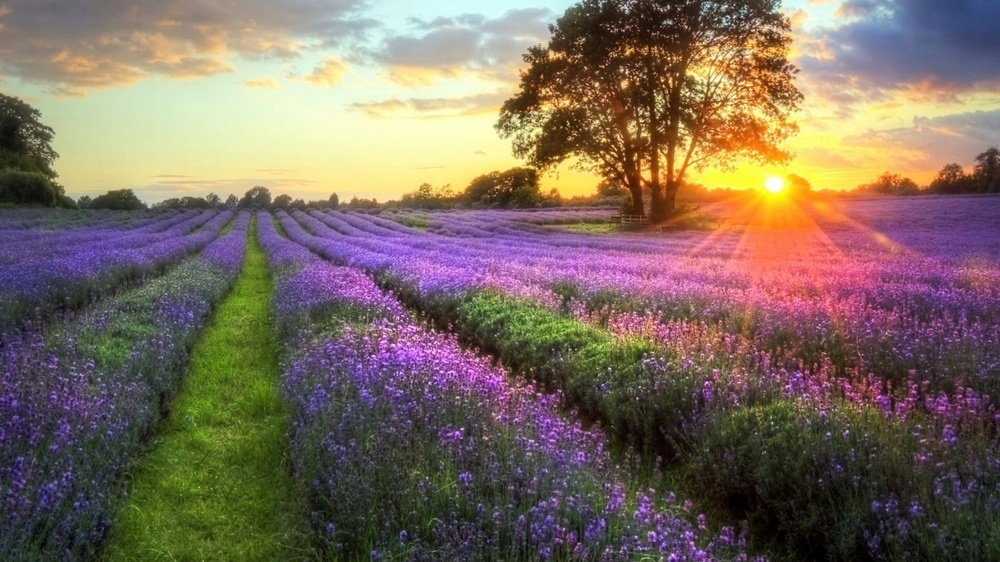
//> input picture Sources/Graphics/Picture/Markdown/test.jpg, 1000 x 562 px, shrunk from 1920 x 1080 before the run
$ ./4.threadvalue   (built with g++ and OpenCV 4)
//> lines starting //> are read from the running program, lines starting //| are printed output that depends on the picture; after the words box and inside, x2 and y2 are one past the last pixel; in counts of white or black regions, pixels touching at a corner belong together

//-----------------------------------【头文件包含部分】---------------------------------------
//	描述：包含程序所依赖的头文件
//----------------------------------------------------------------------------------------------
#include "opencv2/imgproc/imgproc.hpp"
#include "opencv2/highgui/highgui.hpp"
#include <iostream>

//-----------------------------------【命名空间声明部分】---------------------------------------
//	描述：包含程序所使用的命名空间
//-----------------------------------------------------------------------------------------------
using namespace cv;
using namespace std;

//-----------------------------------【全局函数声明部分】--------------------------------------
//	描述：全局函数声明
//-----------------------------------------------------------------------------------------------
Mat img;
int threshval = 100;			//轨迹条滑块对应的值，给初值160

//-----------------------------【on_trackbar( )函数】------------------------------------
//	描述：轨迹条的回调函数
//-----------------------------------------------------------------------------------------------
static void on_trackbar(int, void*)
{
	Mat bw = threshval < 128 ? (img < threshval) : (img > threshval);

	//定义点和向量
	vector<vector<Point> > contours;
	vector<Vec4i> hierarchy;

	//查找轮廓
	findContours( bw, contours, hierarchy, CV_RETR_CCOMP, CV_CHAIN_APPROX_SIMPLE );
	//初始化dst
	Mat dst = Mat::zeros(img.size(), CV_8UC3);
	//开始处理
	if( !contours.empty() && !hierarchy.empty() ) {
		//遍历所有顶层轮廓，随机生成颜色值绘制给各连接组成部分
		int idx = 0;
		for( ; idx >= 0; idx = hierarchy[idx][0] ) {
			Scalar color( (rand()&255), (rand()&255), (rand()&255) );
			//绘制填充轮廓
			drawContours( dst, contours, idx, color, CV_FILLED, 8, hierarchy );
		}
	}
	//显示窗口
	imshow( "Connected Components", dst );
}


//-----------------------------------【main( )函数】--------------------------------------------
//	描述：控制台应用程序的入口函数，我们的程序从这里开始
//-----------------------------------------------------------------------------------------------
int main(  )
{
	//system("color 5F");
	//载入图片
	img = imread("test.jpg",0);
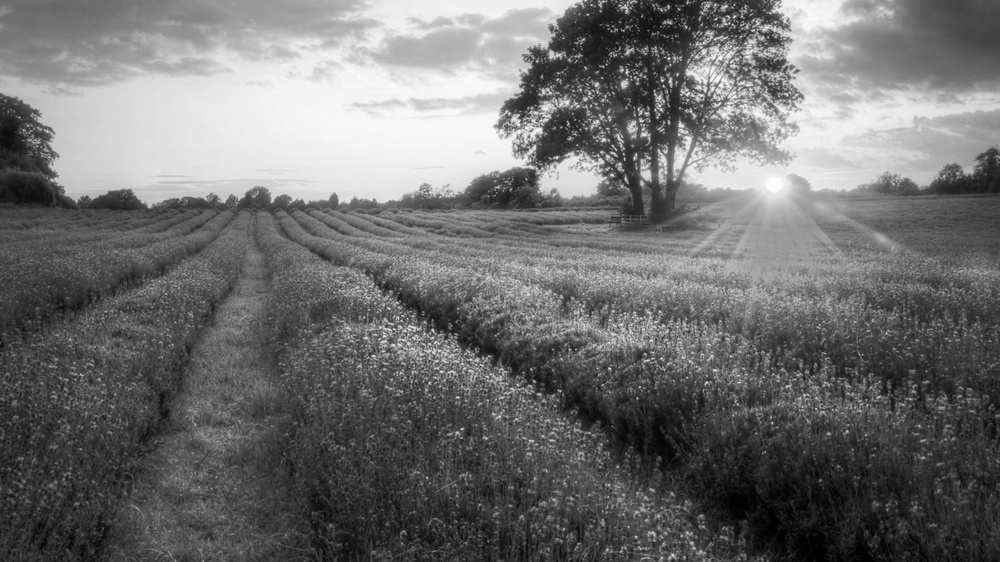
//> img: 562 rows x 1000 cols, CV_8UC1; min 0, max 255, mean 110.7
	if( !img.data ) {
		printf("Oh，no，读取img图片文件错误~！ \n");
		return -1;
	}

	//显示原图
	namedWindow( "Image", 1 );
	imshow( "Image", img );

	//创建处理窗口
	namedWindow( "Connected Components", 1 );
	//创建轨迹条
	createTrackbar( "Threshold", "Connected Components", &threshval, 255, on_trackbar );
	on_trackbar(threshval, 0);//轨迹条回调函数
//> in on_trackbar, `Mat bw = threshval < 128 ? (img < threshval) : (img > threshval);`:
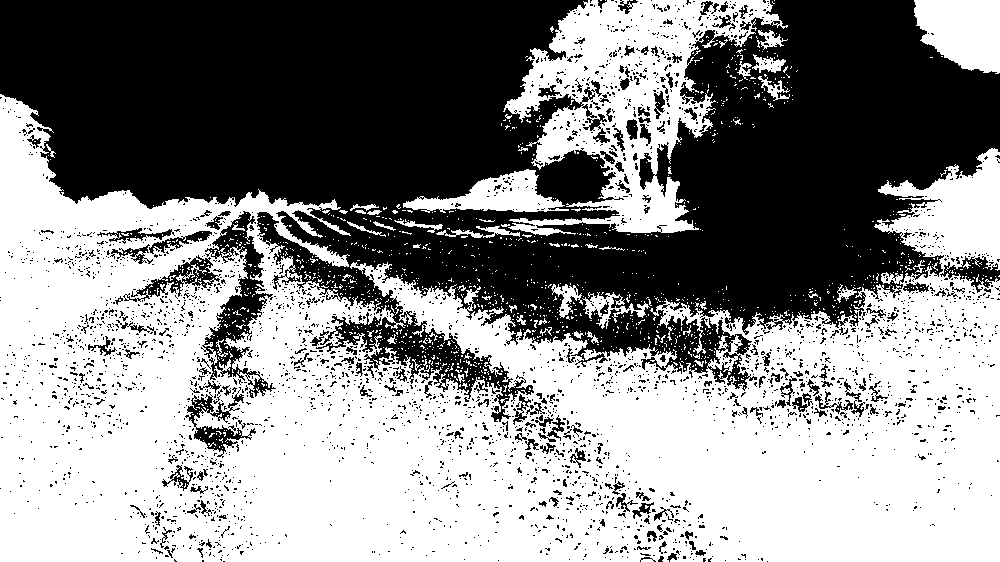
//> bw: 562 rows x 1000 cols, CV_8UC1; 54.5% white; 3192 black regions (2993 under 20 px)
//> in on_trackbar, `findContours( bw, contours, hierarchy, CV_RETR_CCOMP, CV_CHAIN_APPROX_..`: contours = 5485 contours, 5094 with area under 20; largest, box (x1, y1, x2, y2) and area: (0, 94, 1000, 562) 285333, (503, 0, 788, 236) 30280, (914, 0, 1000, 74) 4867, (201, 210, 274, 382) 4819, (403, 169, 569, 213) 3191
//> after the loop in on_trackbar, `for( ; idx >= 0; idx = hierarchy[idx][0] )`:
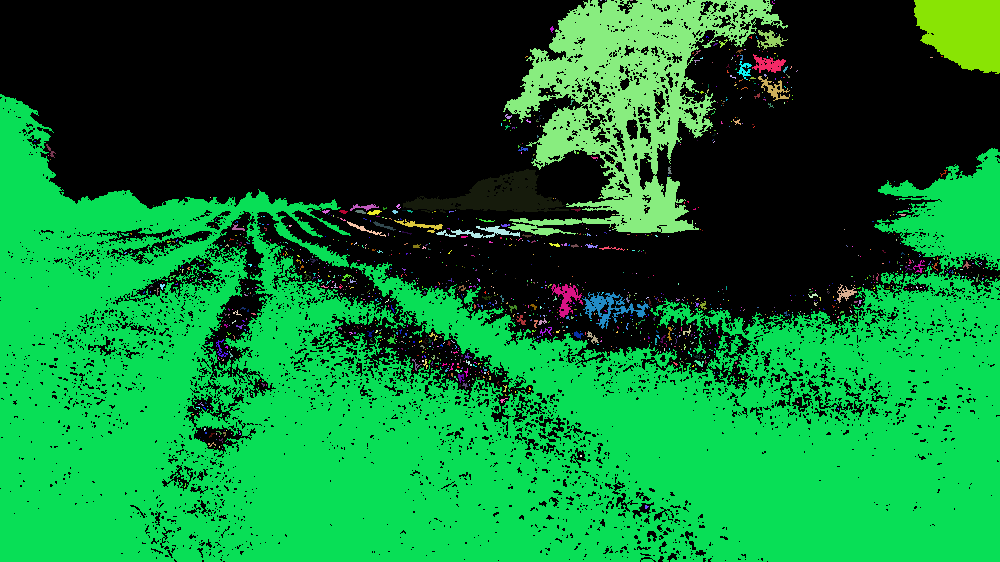
//> dst: 562 rows x 1000 cols, CV_8UC3; mean B, G, R 48.4, 119.9, 13.5
//> after the loop in on_trackbar, `for( ; idx >= 0; idx = hierarchy[idx][0] )`: idx = -1

	waitKey(0);
	return 0;
}
